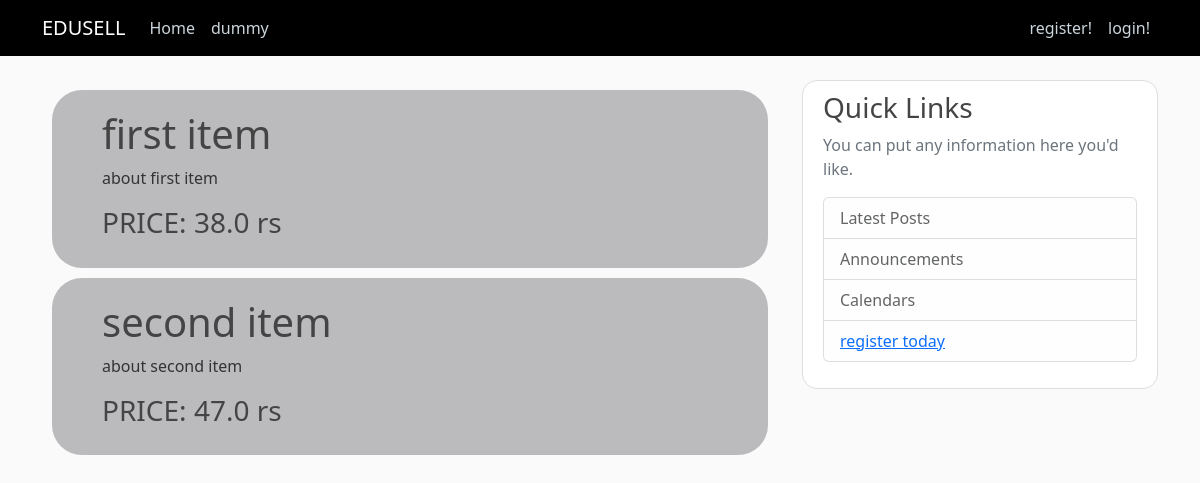
Before: / with the older database file.
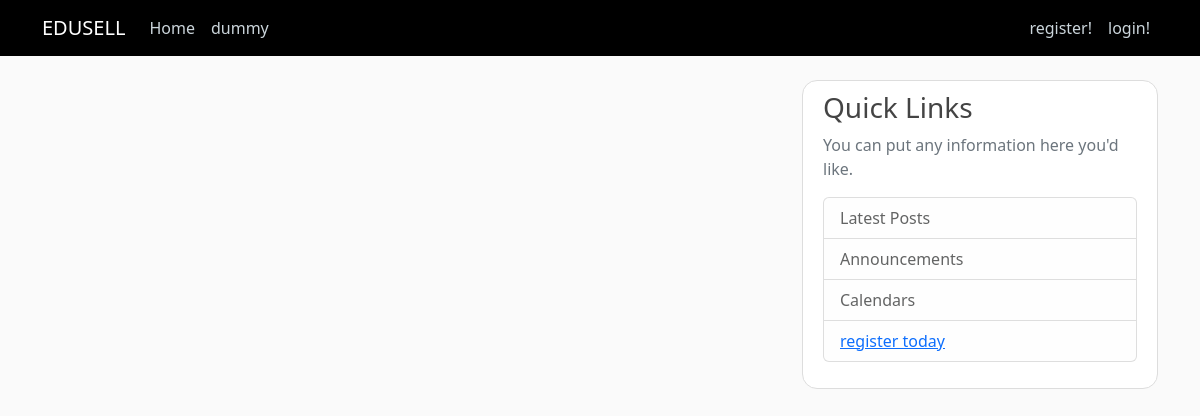
After: the same page with the newer database file.
### tables this page shows
CREATE TABLE posts (
    id INTEGER PRIMARY KEY AUTOINCREMENT,
    created TIMESTAMP NOT NULL DEFAULT CURRENT_TIMESTAMP,
    title VARCHAR NOT NULL,
    content VARCHAR NOT NULL,
    price FLOAT NOT NULL,
    seller_ID INTEGER NOT NULL,
    seller_name VARCHAR ,
    FOREIGN KEY(seller_ID) REFERENCES suser(id)
);

### app.py (the view)
@app.route('/')
def home():
    conn = get_db_connection()
    posts = conn.execute('SELECT * FROM posts').fetchall()
    conn.close()
    return render_template('home.html', posts=posts, title='home')

### app.py (called while the page is built)
def get_db_connection():
    conn = sqlite3.connect('database.db')
    conn.row_factory = sqlite3.Row
    return conn

### templates/home.html (shortened to what this page needs)
{% extends "layout.html" %}
{% block content %}
    {% for post in posts %}
        <div class="post ">
            <h1>{{ post['title'] }}</h1>
            <p>{{ post['content'] }}</p>
            <h3>PRICE: {{ post['price'] }} rs</h3>
        </div>
    {% endfor %}
{% endblock content %}
{% block sidebar %}
<div class="col-md-4">
    <div class="content-section rounded-corner">
      <h3>Quick Links</h3>
      <p class='text-muted'>You can put any information here you'd like.
        <ul class="list-group">
          <li class="list-group-item list-group-item-light">Latest Posts</li>
          <li class="list-group-item list-group-item-light">Announcements</li>
          <li class="list-group-item list-group-item-light">Calendars</li>
          <li class="list-group-item list-group-item-light"><a href="{{ url_for('register') }}">register today</a></li>
        </ul>
      </p>
    </div>
</div>
{% endblock sidebar %}

### templates/layout.html (shortened to what this page needs)
<!DOCTYPE html>
<html>
<head>
    <link href="https://cdn.jsdelivr.net/npm/bootstrap@5.2.3/dist/css/bootstrap.min.css" rel="stylesheet">
    <link rel="stylesheet" type="text/css" href="{{ url_for('static', filename='main.css') }}">
</head>
<body>
    <header class="site-header">
        <nav class="navbar navbar-expand-md navbar-dark bg-black fixed-top">
          <div class="container">
            <a class="navbar-brand mr-4" href="/">EDUSELL</a>
            <div class="collapse navbar-collapse" id="navbarToggle">
              <div class="navbar-nav mr-auto">
                <a class="nav-item nav-link" href="{{ url_for('home') }}">Home</a>
                <a class="nav-item nav-link" href="{{ url_for('home') }}">dummy</a>
              </div>
              <div class="nav navbar-nav navbar-right">
                <a class="nav-item nav-link " href="{{ url_for('register') }}">register!</a>
                <a class="nav-item nav-link " href="{{ url_for('login') }}">login!</a>
              </div>
            </div>
          </div>
        </nav>
    </header>
    <main role="main" class="container top" >
      <div class="row">
        <div class="col-md-8">
          {% block content %}{% endblock %}
        </div>
        {% block sidebar %}{% endblock sidebar %}
      </div>
    </main>
</body>
</html>

### static/main.css (style rules this page uses)
.navbar-right { margin-left: auto; }
body { background: #fafafa; color: #333333; margin-top: 5rem; }
h1, h2, h3, h4, h5, h6 { color: #444444; }
.site-header .navbar-nav .nav-link { color: #cbd5db; }
.content-section { background: #ffffff; padding: 10px 20px; border: 1px solid #dddddd; border-radius: 3px; margin-bottom: 20px; }
.rounded-corner { border-radius: 15px; }

Changed rows visible on the page:
removed posts: title "first item", content "about first item", price "38.0"
removed posts: title "second item", content "about second item", price "47.0"
